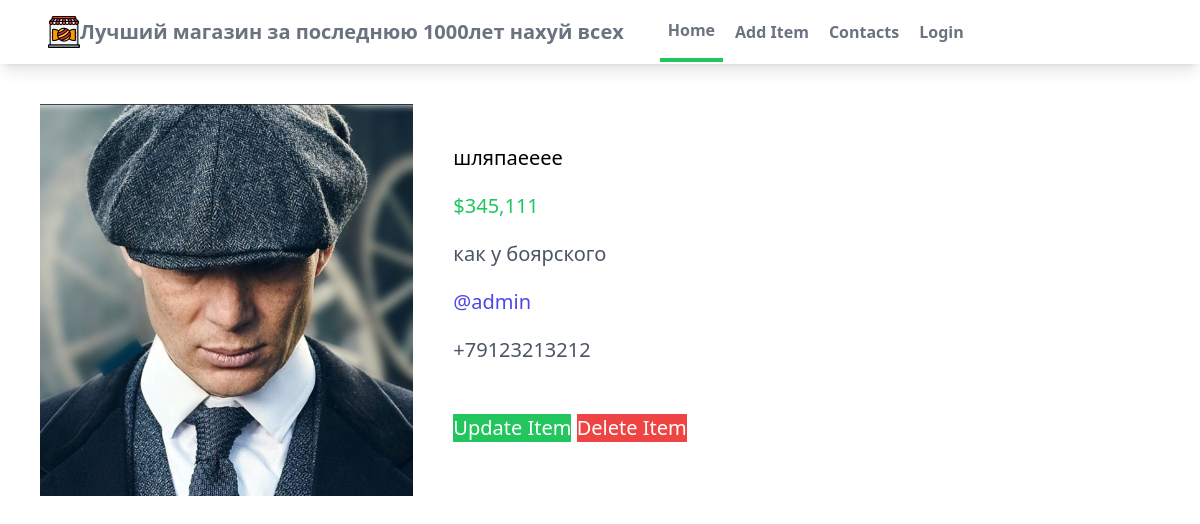
Screenshot of /myapp/1/ with the database file from the repository.
### myapp/models.py (models this page shows, shortened)
class Product(models.Model):
    seller = models.ForeignKey(User, on_delete=models.CASCADE, default='1')
    name = models.CharField(max_length=100)
    price = models.IntegerField()
    description = models.CharField(max_length=200)
    image = models.ImageField(blank=True, upload_to='images')

### users/models.py (models this page shows, shortened)
class Profile(models.Model):
    user = models.OneToOneField(User, on_delete=models.CASCADE)
    image = models.ImageField(blank=True, upload_to='_profile_images')
    contact_number = models.CharField(max_length=30, default='+79123213212')

### myapp/views.py (the view)
# urls.py: path('<int:pk>/', ProductDetailView.as_view(), name="detail"),
class ProductDetailView(DetailView):
    model = Product
    template_name = 'myapp/detail.html'
    context_object_name = 'item'

### myapp/templates/myapp/detail.html
{% extends "myapp/base.html" %}
{% load humanize %}
{% block content %}
	<div class="flex p-10 w-full h-200">
		<img class="w-1/3" src="{{ item.image.url }}">
		<div class="w-2/3 text-xl ml-10 mt-5">
			<p class="mt-5">{{ item.name }}</p>
			<p class="mt-5 text-green-500">${{ item.price | intcomma }}</p>
			<p class="mt-5 text-gray-600">{{ item.description }}</p>
			<p class="mt-5 text-indigo-600"><a href="{% url 'users:sellerprofile' item.seller.id %}">@{{ item.seller }}</a></p>
			<p class="mt-5 text-gray-600">{{ item.seller.profile.contact_number }}</p>
			<button class="bg-green-500 text-white mt-[50px]"><a href="{% url 'myapp:update_item' item.id %}">Update Item</a></button>
			<button class="bg-red-500 text-white mt-[50px]"><a href="{% url 'myapp:delete_item' item.id %}">Delete Item</a></button>
		</div>
	</div>
{% endblock content %}

### myapp/static/myapp/styles.css (style rules this page uses)
html { line-height: 1.5; -webkit-text-size-adjust: 100%; -moz-tab-size: 4; -o-tab-size: 4; tab-size: 4; font-family: ui-sans-serif, system-ui, -apple-system, BlinkMacSystemFont, "Segoe UI", Roboto, "Helvetica Neue", Arial, "Noto Sans", sans-serif, "Apple Color Emoji", "Segoe UI Emoji", "Segoe UI Symbol", "Noto Color Emoji"; font-feature-settings: normal; font-variation-settings: normal; }
body { margin: 0; line-height: inherit; }
a { color: inherit; text-decoration: inherit; }
button, input, optgroup, select, textarea { font-family: inherit; font-feature-settings: inherit; font-variation-settings: inherit; font-size: 100%; font-weight: inherit; line-height: inherit; color: inherit; margin: 0; padding: 0; }
button, select { text-transform: none; }
button, [type='button'], [type='reset'], [type='submit'] { -webkit-appearance: button; background-color: transparent; background-image: none; }
blockquote, dl, dd, h1, h2, h3, h4, h5, h6, hr, figure, p, pre { margin: 0; }
button, [role="button"] { cursor: pointer; }
img, svg, video, canvas, audio, iframe, embed, object { display: block; vertical-align: middle; }
img, video { max-width: 100%; height: auto; }
.ml-10 { margin-left: 2.5rem; }
.mt-5 { margin-top: 1.25rem; }
.mt-\[50px\] { margin-top: 50px; }
.flex { display: flex; }
.w-1\/3 { width: 33.333333%; }
.w-2\/3 { width: 66.666667%; }
.w-full { width: 100%; }
.bg-green-500 { --tw-bg-opacity: 1; background-color: rgb(34 197 94 / var(--tw-bg-opacity)); }
.bg-red-500 { --tw-bg-opacity: 1; background-color: rgb(239 68 68 / var(--tw-bg-opacity)); }
.p-10 { padding: 2.5rem; }
.text-xl { font-size: 1.25rem; line-height: 1.75rem; }
.text-gray-600 { --tw-text-opacity: 1; color: rgb(75 85 99 / var(--tw-text-opacity)); }
.text-green-500 { --tw-text-opacity: 1; color: rgb(34 197 94 / var(--tw-text-opacity)); }
.text-white { --tw-text-opacity: 1; color: rgb(255 255 255 / var(--tw-text-opacity)); }
.text-indigo-600 { --tw-text-opacity: 1; color: rgb(79 70 229 / var(--tw-text-opacity)); }

### rows the page displays
Product: image (picture), name "шляпаeeee", price "345,111", description "как у боярского", seller "admin", seller.profile.contact_number "+79123213212"
